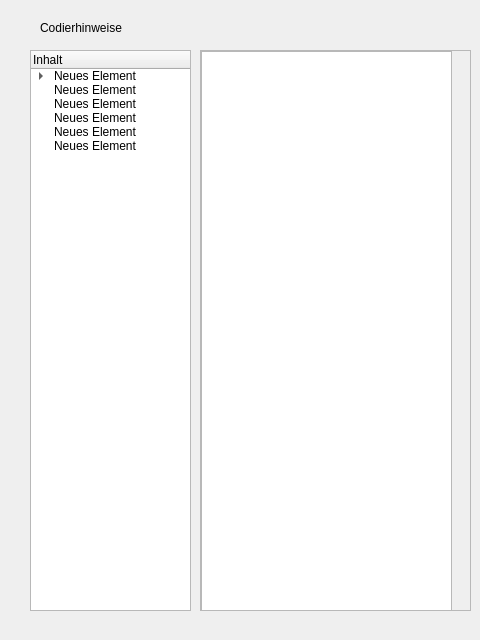
<?xml version="1.0" encoding="UTF-8"?>
<ui version="4.0">
 <class>fenster_ausfuellhinweise</class>
 <widget class="QDialog" name="fenster_ausfuellhinweise">
  <property name="geometry">
   <rect>
    <x>0</x>
    <y>0</y>
    <width>480</width>
    <height>640</height>
   </rect>
  </property>
  <property name="windowTitle">
   <string>Dialog</string>
  </property>
  <widget class="QTreeWidget" name="treeWidget">
   <property name="geometry">
    <rect>
     <x>30</x>
     <y>50</y>
     <width>161</width>
     <height>561</height>
    </rect>
   </property>
   <column>
    <property name="text">
     <string>Inhalt</string>
    </property>
   </column>
   <item>
    <property name="text">
     <string>Neues Element</string>
    </property>
    <item>
     <property name="text">
      <string>Neues untergeordnetes Element</string>
     </property>
    </item>
    <item>
     <property name="text">
      <string>Neues untergeordnetes Element</string>
     </property>
    </item>
    <item>
     <property name="text">
      <string>Neues untergeordnetes Element</string>
     </property>
    </item>
    <item>
     <property name="text">
      <string>Neues untergeordnetes Element</string>
     </property>
    </item>
   </item>
   <item>
    <property name="text">
     <string>Neues Element</string>
    </property>
   </item>
   <item>
    <property name="text">
     <string>Neues Element</string>
    </property>
   </item>
   <item>
    <property name="text">
     <string>Neues Element</string>
    </property>
   </item>
   <item>
    <property name="text">
     <string>Neues Element</string>
    </property>
   </item>
   <item>
    <property name="text">
     <string>Neues Element</string>
    </property>
   </item>
  </widget>
  <widget class="QScrollArea" name="scrollArea">
   <property name="geometry">
    <rect>
     <x>200</x>
     <y>50</y>
     <width>271</width>
     <height>561</height>
    </rect>
   </property>
   <property name="widgetResizable">
    <bool>true</bool>
   </property>
   <widget class="QWidget" name="scrollAreaWidgetContents">
    <property name="geometry">
     <rect>
      <x>0</x>
      <y>0</y>
      <width>269</width>
      <height>559</height>
     </rect>
    </property>
    <widget class="QTextBrowser" name="textBrowser">
     <property name="geometry">
      <rect>
       <x>0</x>
       <y>0</y>
       <width>251</width>
       <height>561</height>
      </rect>
     </property>
    </widget>
   </widget>
  </widget>
  <widget class="QLabel" name="label">
   <property name="geometry">
    <rect>
     <x>40</x>
     <y>20</y>
     <width>151</width>
     <height>16</height>
    </rect>
   </property>
   <property name="text">
    <string>Codierhinweise</string>
   </property>
  </widget>
 </widget>
 <resources/>
 <connections/>
</ui>
